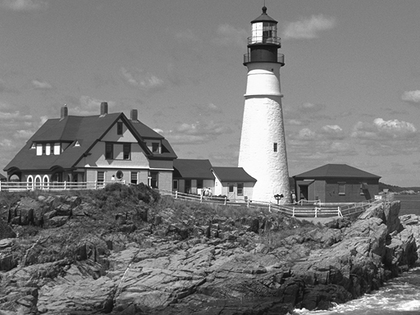
%> input picture images/4.bmp, 420 x 315 px, shrunk from 512 x 384 before the run
$ octave main.m   (GNU Octave 9; MATLAB toolbox functions it lacks are replaced by stand-ins)
%> lines starting %> are read from the running program, lines starting %| are printed output that depends on the picture
### matlab_script/gamma_correction.m
function output = gamma_correction(input,value)

if nargin < 2 | (nargin ==2 & value < 0)
    value = 1;
    disp('use default gamma = 1');
end
[rows,cols]=size(input);
output=zeros(rows,cols);
for i=1:rows
    for j=1:cols
        m=double(input(i,j));
        %output(i,j)=255.*(m/255).^value;
        output(i,j)=256.*((m+0.5)/256).^value-0.5;%normalization£»pre compensation£»inverse normalization
    end
end
%subplot(1,2,2); imshow(uint8(output));
%subplot(1,2,2); imshow(output,[]);
%subplot(1,2,2); imshow(output/255);
end

### matlab_script/main.m
clear;
I=imread('..\images\4.bmp');
%> I is the input picture: size 315x420 uint8; min 3, max 255, mean 120.6
%gray=rgb2gray(I);

sizeI=size(I);
%> sizeI = [315 420]
if numel(sizeI)>2 %color image
    disp('color image gamma correction');
    %I=double(I);
    I_hsv=rgb2hsv(I);
    h=I_hsv(:,:,1);
    s=I_hsv(:,:,2);
    v=I_hsv(:,:,3);
    v=255*v;
    I_hsv(:,:,3)=gamma_correction(v,1/2.2);
    v1=I_hsv(:,:,3);
    gamma_corrected=hsv2rgb(I_hsv);
    %subplot(1,2,1);imshow(uint8(I)),title('original');
    %subplot(1,2,2);imshow(uint8(gamma_corrected)),title('gamma_corrected');
    figure, montage({uint8(I), uint8(gamma_corrected)},'Size',[1 2]);
else %gray image
    disp('gray image gamma correction');
    gamma_corrected22=gamma_correction(I,1/2.2);
%> after the loop in gamma_correction, `for i=1:rows`:
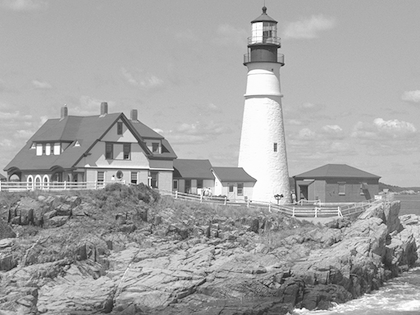
%> output: size 315x420 double; min 35.88, max 255.3, mean 178; drawn with min black and max white
    %subplot(1,2,1);imshow(I),title('original');
    %subplot(1,2,2);imshow(uint8(gamma_corrected)),title('gamma_corrected');
    figure, montage({I, uint8(gamma_corrected22)},'Size',[1 2]);
%> after `montage({I, uint8(gamma_corrected22)},'Size',[1 2])`:
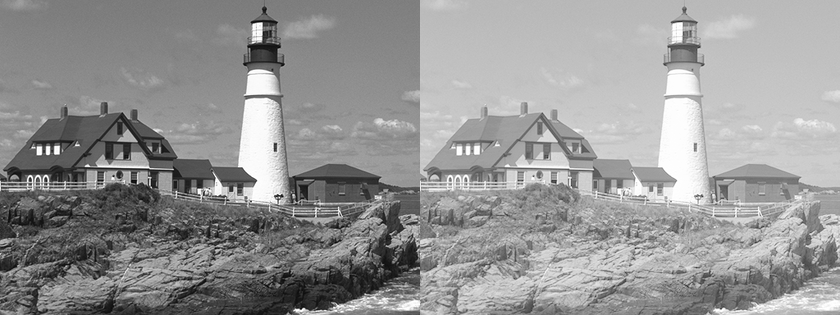
%> displayed picture: size 315x840, on the screen's scale of 0 to 255; min 3, max 255, mean 149.3
end

$ run again, with images/2.tif saved as images/4.bmp
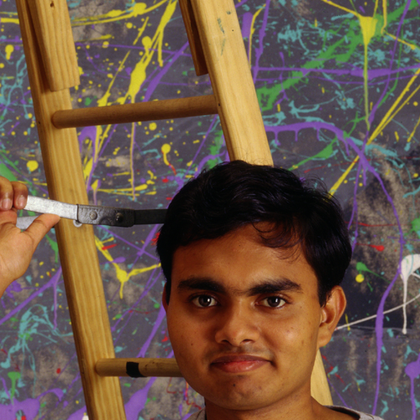
%> input picture images/2.tif, 420 x 420 px, shrunk from 500 x 500 before the run
%> I is the input picture: size 420x420x3 uint8; mean R, G, B 107.6, 86.3, 70.9
%> after the loop in gamma_correction, `for i=1:rows`:
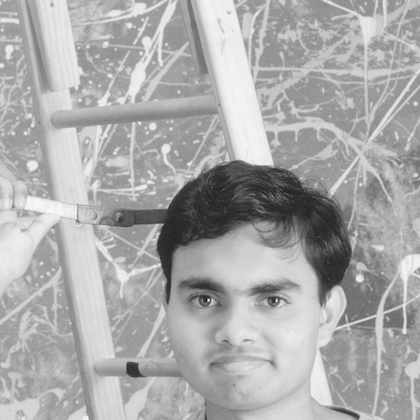
%> output: size 420x420 double; min 24.25, max 253, mean 170.7
%> `montage({uint8(I), uint8(gamma_corrected)},'Size',[1 2])`:
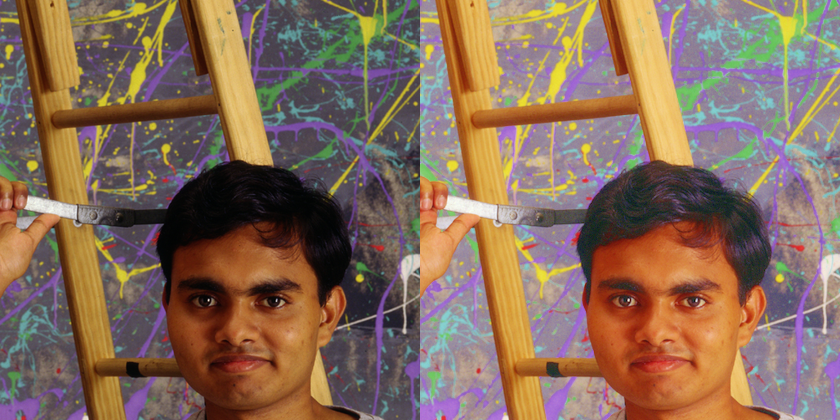
%> displayed picture: size 420x840x3, on the screen's scale of 0 to 255; mean R, G, B 134.5, 107.9, 91
